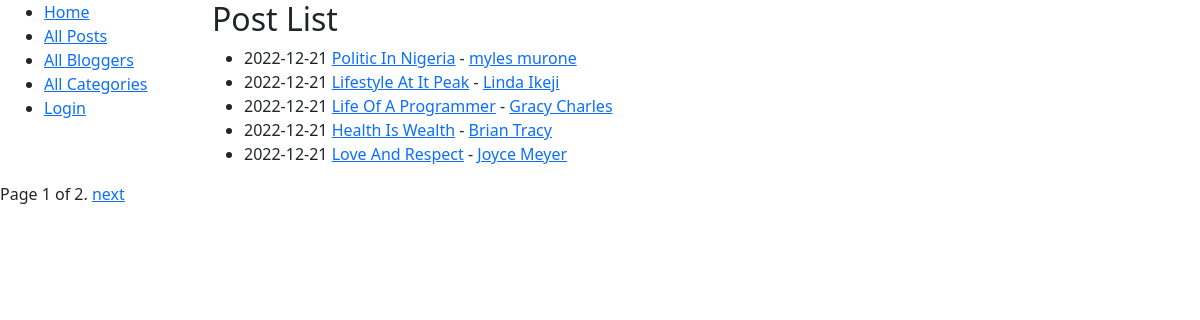
Page /blog/posts/ on the committed database.
### blog/models.py (models this page shows, shortened)
class Post(models.Model):
    blogger = models.ForeignKey(Blogger, on_delete = models.SET_NULL, null=True)
    category = models.ForeignKey(Category,  on_delete=models.CASCADE )
    title = models.CharField(max_length=200)
    intro = models.TextField()
    body = models.TextField()
    created_at = models.DateTimeField(auto_now_add=True)
    is_active = models.BooleanField(default=True)
    objects = models.Manager()
    active_objects = ActiveManager()
    deleted_objects = DeleteManager()
    class Meta:
        ordering = ('-created_at',)
    def get_absolute_url(self):
        return reverse('post-detail', args=[str(self.id)])

class Blogger(models.Model):
    first_name = models.CharField(max_length=200)
    last_name = models.CharField(max_length=200)
    username = models.CharField(max_length=200, null=True)
    email = models.EmailField(null=True)
    password = models.CharField(max_length=10, null=True)
    phone_no = models.IntegerField( null=True)
    class Meta:
        ordering = ['first_name', 'last_name', ]
    def __str__(self):
        return f'{self.first_name} {self.last_name}'

### blog/views.py (the view)
# urls.py: path('posts/', views.PostListView.as_view(), name='posts'),
class PostListView(generic.ListView):
    model = Post
    paginate_by = 5
    context_object_name = 'post_list'
    template_name = 'blog/post_list.html'
    queryset = Post.objects.all()

### blog/templates/blog/post_list.html (shortened to what this page needs)
{%extends "base.html"%}
{%block content%}
<h2>Post List</h2>
<ul>
{%for post in post_list%}
<li>{{post.created_at|date:'Y-m-d'}} <a href="{{post.get_absolute_url}}">{{post.title}}</a> - <a href="{% url 'blogger-detail' post.blogger.pk %}">{{post.blogger}}</a></li>
{%endfor%}
</ul>
{% endblock %}

### blog/templates/base.html (shortened to what this page needs)
<html lang="en">
<head>
  <link href="https://cdn.jsdelivr.net/npm/bootstrap@5.1.3/dist/css/bootstrap.min.css" rel="stylesheet">
  {% load static %}
</head>
<body>
  <div class="container-fluid">
    <div class="row">
      <div class="col-sm-2">
      {% block sidebar %}
        <ul class="sidebar-nav">
          <li><a href="{% url 'index' %}">Home</a></li>
          <li><a href="{% url 'posts' %}">All Posts</a></li>
          <li><a href="{% url 'bloggers' %}">All Bloggers</a></li>
          <li><a href="{% url 'categories' %}">All Categories</a></li>
          {% if user.is_authenticated %}
          <li><a href="{% url 'logout'%}?next={{request.path}}">Logout</a></li>
          {% else %}
          <li><a href="{% url 'login'%}?next={{request.path}}">Login</a></li>
          {%endif%}
        </ul>
    {% endblock %}
      </div>
      <div class="col-sm-10 ">{% block content %}{% endblock %}</div>
        {% block pagination %}
        {% if is_paginated %}
            <div class="pagination">
                <span class="page-links">
                    <span class="page-current">
                        Page {{ page_obj.number }} of {{ page_obj.paginator.num_pages }}.
                    </span>
                    {% if page_obj.has_next %}
                        <a href="{{ request.path }}?page={{ page_obj.next_page_number }}">next</a>
                    {% endif %}
                </span>
            </div>
        {% endif %}
      {% endblock %}
    </div>
  </div>
</body>
</html>

### rows in the picture
Post: created_at "2022-12-21", title "Politic In Nigeria", blogger "myles murone"
Post: created_at "2022-12-21", title "Lifestyle At It Peak", blogger "Linda Ikeji"
Post: created_at "2022-12-21", title "Life Of A Programmer", blogger "Gracy Charles"
Post: created_at "2022-12-21", title "Health Is Wealth", blogger "Brian Tracy"
Post: created_at "2022-12-21", title "Love And Respect", blogger "Joyce Meyer"

### other values in the picture
{{ page_obj.number }} "1"
{{ page_obj.paginator.num_pages }} "2"
